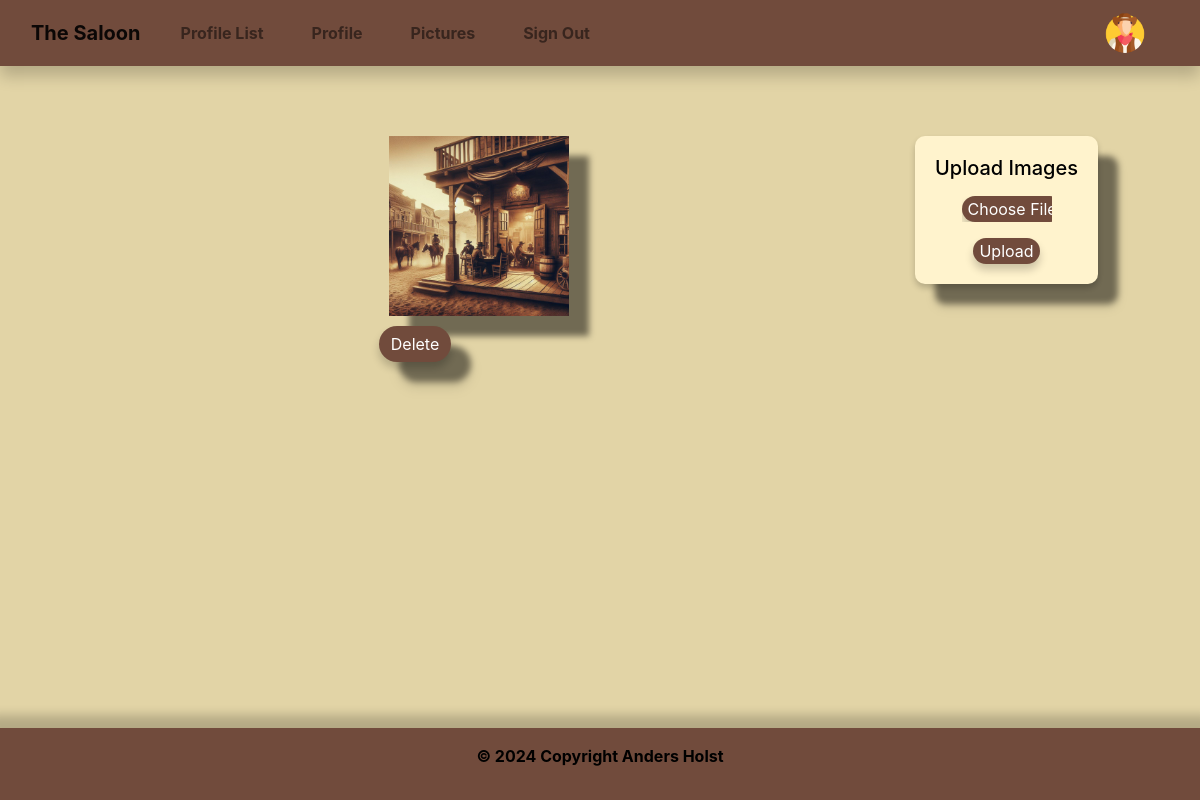
Page /upload/ (signed in) on the earlier database version.
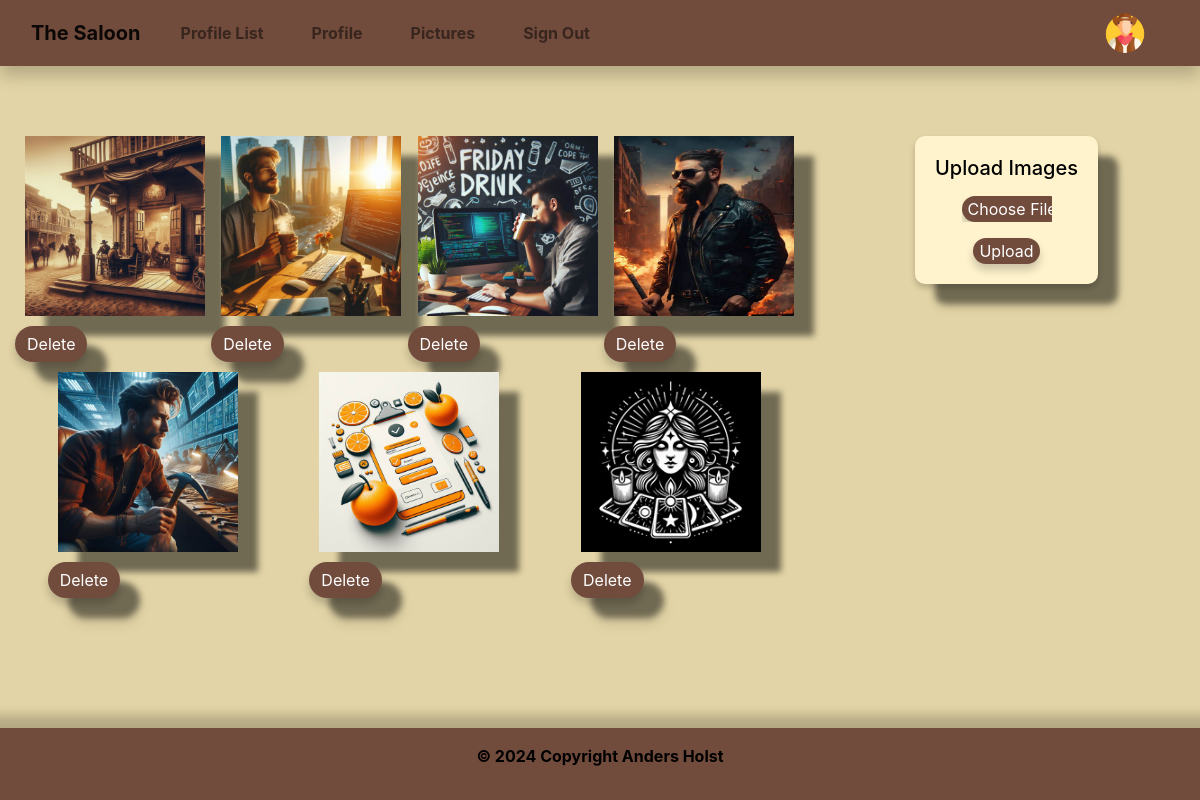
Same page on the later database version.
### the_saloon/models.py (models this page shows)
class UploadedImage(models.Model):
    user = models.ForeignKey(User, on_delete=models.CASCADE, null=True)
    image = models.ImageField(upload_to='media/image')
    uploaded_at = models.DateTimeField(auto_now_add=True)

### the_saloon/views.py (the view)
# urls.py: path('upload/', views.upload_image, name='upload_image'),
def upload_image(request):
    if request.method == 'POST':
        form = UploadImageForm(request.POST, request.FILES)
        if form.is_valid():
            image = form.save(commit=False)
            image.user = request.user
            image.save()
    else:
        form = UploadImageForm()
    images = UploadedImage.objects.filter(user=request.user)
    return render(request, 'upload_image.html', {'form': form, 'images': images})

### the_saloon/forms.py
class UploadImageForm(forms.ModelForm):
    class Meta:
        model = UploadedImage
        fields = ('image',)

### the_saloon/templates/upload_image.html (shortened to what this page needs)
{% extends 'base.html' %}
{% block content %}
<div class="gallery-container">
 <div class="gallery-item col-md-8">
     <div class="row gallery">
      {% for image in images %}
      <div class="col-lg-3 col-md-4 col-sm-6 col-xs-12 mx-auto">
          <img src="{{ image.image.url }}" class="gallery" alt="Uploaded Image">
          <form method="post" action="{% url 'delete_image' image.pk %}">
              <button type="submit" class="btn btn-danger">Delete</button>
          </form>
      </div>
  {% empty %}
      <div class="col-md-12">
          No images uploaded yet.
      </div>
  {% endfor %}
     </div>
 </div>
 <div class="upload-img col-md-3 position-relative">
    <div class="card-gallery position-absolute">
      <div class="card-body">
        <h5 class="card-title">Upload Images</h5>
        <form method="post" enctype="multipart/form-data" class="text-center img-fluid">
          <p class="card-text d-none d-md-block">
              {{ form.as_p }}</p>
              <button class="upload" type="submit">Upload</button>
        </form>
      </div>
    </div>
 </div>
</div>
{% endblock %}

### the_saloon/templates/base.html (shortened to what this page needs)
{% load static %}
<!DOCTYPE html>
<html lang="en">
<head>
  <link rel="stylesheet" href="https://cdn.jsdelivr.net/npm/bootstrap@4.6.2/dist/css/bootstrap.min.css"
>
  <link href="{% static 'css/style.css' %}" rel="stylesheet">
</head>
<body>
  {% include 'navbar.html' %}
  {% block content %}
  {% endblock %}
  {% include "footer.html" %}
 </body>
 </html>

### the_saloon/templates/navbar.html (shortened to what this page needs)
{% load static %}
<nav class="navbar navbar-expand-lg navbar-light navbar sticky-top">
  <div class="container-fluid">
    {% if user.is_authenticated %}
    <a class="navbar-brand" href="{% url 'home' %}">The Saloon</a>
    {% else %}
    <a class="navbar-brand" href="{% url 'login' %}">The Saloon</a>
    {% endif %}
    <div class="collapse navbar-collapse" id="navbarSupportedContent">
      <ul class="navbar-nav me-auto mb-2 mb-lg-0">
        {% if user.is_authenticated %}
        <li class="nav-item mx-3">
          <a class="nav-link" href="{% url 'profile_list' %}">Profile List</a>
        </li>
        <li class="nav-item mx-3">
          <a class="nav-link" href="{% url 'profile' request.user.id %}">Profile</a>
        </li>
        <li class="nav-item mx-3">
          <a class="nav-link" href="{% url 'upload_image' %}">Pictures</a>
        </li>
        <li class="nav-item mx-3">
          <a class="nav-link" href="{% url 'logout' %}">Sign Out</a>
        </li>
        {% else %}
        <li class="nav-item mx-3">
          <a class="nav-link" href="{% url 'register' %}">Sign Up</a>
        </li>
        {% endif %}
      </ul>
      {% if request.user.is_authenticated %}
        <ul class="navbar-nav ml-auto">
          <li class="nav-link navbar-brand">
            {% if profile.profile_image %}
            <a href="{% url 'profile' request.user.id %}">
              <img src="{{ user.profile.profile_image.url }}" class="rounded-circle"
               width="40" height="40" alt="profile_image"></a>
               {% else %}
            <a href="{% url 'profile' request.user.id %}">
              <img src="{% static 'images/cowboy.png' %}" height="40" width="40" class="rounded-circle"
              alt="profile_image"></a>
              {% endif %}
          </li>
        </ul>
      {% endif %}
    </div>
  </div>
</nav>

### the_saloon/templates/footer.html
  <footer class="footer">
    <div class="text-center p-3">
      <p class="text-black">©  2024 Copyright Anders Holst</p>
    </div>
  </footer>

### social/static/css/style.css (style rules this page uses)
* { color: #000000; }
body { background-color: #E2D4A6; margin-bottom: 80px; }
button.btn { background-color: #714b3c; border: none; box-shadow: 0 6px 8px 0 rgba(0,0,0,.2); border-radius: 2rem; color: white; }
a.navbar-brand { color: black; font-weight: bold; }
nav.navbar { width: 100%; box-sizing: border-box; background-color: #714B3C; box-shadow: 0 10px 15px 0 rgba(0,0,0,.2); font-weight: bold; color: #000000; }
footer.footer { width: 100%; background-color: #714B3C; color:black; box-shadow: 0 -3px 10px 10px rgba(0, 0, 0, 0.2); position: fixed; bottom: 0; flex: 0 0 50px; font-weight: bold; }
.gallery-container { display: flex; flex-wrap: wrap; justify-content: space-between; filter: drop-shadow(20px 20px 3px rgba(0, 0, 0, 0.5)); }
.gallery-item { margin-top: 60px; flex: 1 0 calc(33.333% - 10px); margin-bottom: 10px; }
.gallery-item img { width: 200px; height: 200px; padding: 10px; border-radius: 10px; margin: auto; }
div.card-gallery { background-color: #FFF3CD; box-shadow: 0 4px 6px 0 rgba(0,0,0,.2); border-radius: 10px; text-align: center; margin: auto; margin-top: 70px; }
button.upload { background-color: #714b3c; color: white; border: none; box-shadow: 0 6px 8px 0 rgba(0,0,0,.2); border-radius: 2rem; }
#id_image { background-color: #FFF3CD; border: none; width: 90px; }
div.col-md-8 { display:grid; align-items: center; justify-content: center; }
.row { margin-right: 0 !important; }
p.card-text { color: #000000; }
@media (min-width: 769px) { .upload-img { position: absolute; top: 0; right: 0; width: 100%; z-index: 10; } }
@media (min-width: 769px) { .gallery-container { position: relative; } }

Differences in the rows shown:
added UploadedImage: image (picture)
added UploadedImage: image (picture)
added UploadedImage: image (picture)
added UploadedImage: image (picture)
added UploadedImage: image (picture)
added UploadedImage: image (picture)
